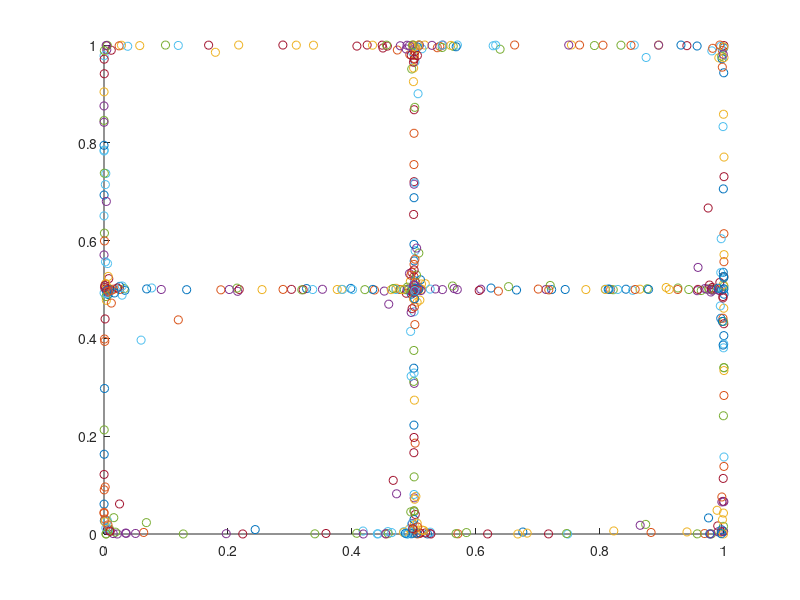
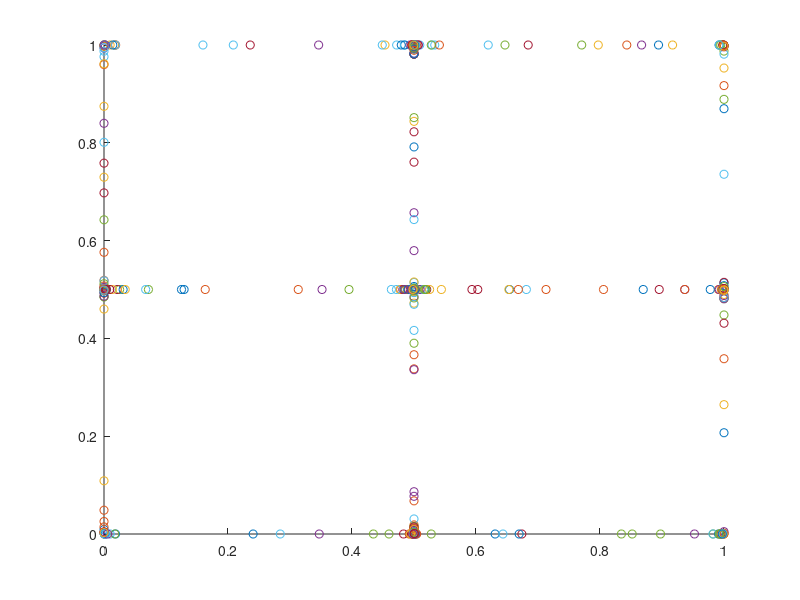

MATLAB code for these plots, in order:
UlowSt = load('outputs/output_U_St  10_P    500_Tf  7_dt 10sometime.txt');
VlowSt = load('outputs/output_V_St  10_P    500_Tf  7_dt 10sometime.txt');
XlowSt = load('outputs/output_X_St  10_P    500_Tf  7_dt 10sometime.txt');
YlowSt = load('outputs/output_Y_St  10_P    500_Tf  7_dt 10sometime.txt');
UhighSt = load('outputs/output_U_St 100_P    500_Tf  7_dt 10sometime.txt');
VhighSt = load('outputs/output_V_St 100_P    500_Tf  7_dt 10sometime.txt');
XhighSt = load('outputs/output_X_St 100_P    500_Tf  7_dt 10sometime.txt');
YhighSt = load('outputs/output_Y_St 100_P    500_Tf  7_dt 10sometime.txt');
[N,P] = size(UlowSt);


figure('Name','Position finale particules St=0.01')
for p=1:P
    scatter(mod(XlowSt(N,p),1),mod(YlowSt(N,p),1));
    hold on
end

figure('Name','Position finale particules St=0.1')
for p=1:P
    scatter(mod(XhighSt(N,p),1),mod(YhighSt(N,p),1));
    hold on
end